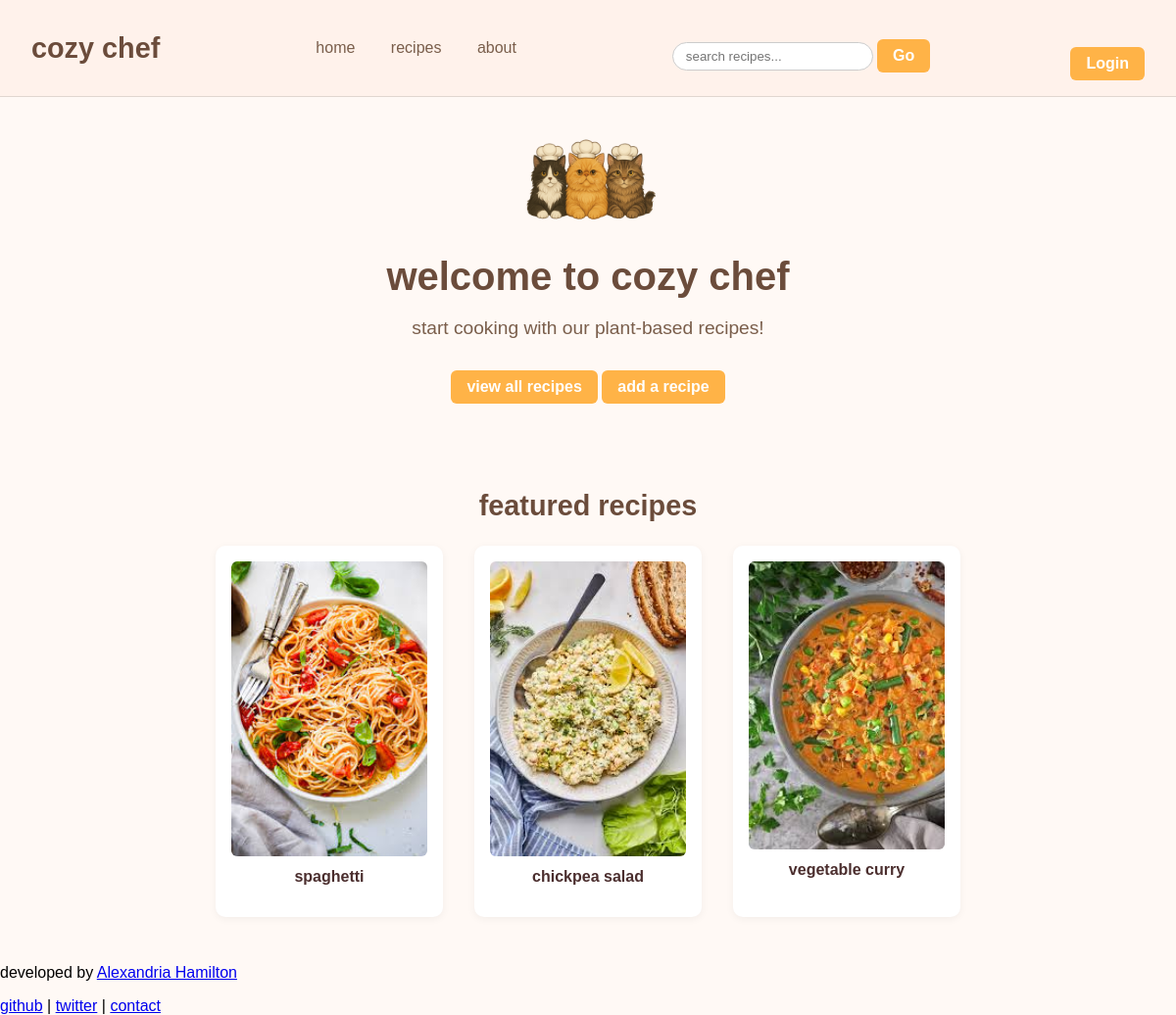
The page / on the database its author committed.
### src/recipes/models.py (models this page shows, shortened)
class Recipe(models.Model):
    name = models.CharField(max_length=100)
    cooking_time = models.PositiveIntegerField()
    ingredients = models.ManyToManyField('ingredients.Ingredient')
    difficulty = models.CharField(max_length=20, blank=True, editable=False)
    instructions = models.TextField(blank=True)
    image = models.ImageField(upload_to='recipes', default='no_picture.png', blank=True, null=True)

### src/recipes/views.py (the view)
# urls.py: path('', views.home, name='home'),
def home(request):
    recipes = Recipe.objects.all()
    return render(request, 'recipes/recipes_home.html', {'recipes': recipes})

### src/recipes/templates/recipes/recipes_home.html (shortened to what this page needs)
{% load static %}
<!DOCTYPE html>
<html lang="en">
<head>
  <link rel="stylesheet" href="{% static 'recipes/css/home.css' %}">
</head>
<body>
  <nav class="navbar">
    <div class="logo">cozy chef</div>
    <div class="nav-links">
      <a href="#">home</a>
      <a href="{% url 'recipes:recipe_list' %}">recipes</a>
      <a href="{% url 'recipes:about' %}">about</a>
    </div>
    <div class="search-box">
        <form method="GET" action="{% url 'recipes:recipe_search' %}">
          <input type="text" name="query" placeholder="search recipes..." required>
          <button type="submit" class="recipe-link">Go</button>
        </form>
      </div>
    <div class="nav-buttons">
        {% if user.is_authenticated %}
          <a href="{% url 'logout' %}" class="recipe-link">Logout</a>
        {% else %}
          <a href="{% url 'login' %}" class="recipe-link">Login</a>
        {% endif %}
      </div>
  </nav>
  <div class="hero">
    <img src="{% static 'recipes/images/chef-cat.png' %}" alt="Chef Cat" class="hero-img">
    <h1>welcome to cozy chef</h1>
    <p class="intro">start cooking with our plant-based recipes!</p>
    <a href="{% url 'recipes:recipe_list' %}" class="recipe-link">view all recipes</a>
    <a href="{% url 'recipes:add_recipe' %}" class="recipe-link">add a recipe</a>
  </div>
  <div class="featured-section">
    <h2>featured recipes</h2>
    <div class="featured-grid">
      {% for recipe in recipes|slice:":3" %}
        <div class="featured-card">
          {% if recipe.image %}
            <img src="{{ recipe.image.url }}" alt="{{ recipe.name }}">
          {% else %}
            <img src="{% static 'recipes/images/no_picture.png' %}" alt="No image">
          {% endif %}
          <p>{{ recipe.name }}</p>
        </div>
      {% endfor %}
    </div>
  </div>
  <footer class="site-footer">
    <p>developed by <a href="https://alexandriax.github.io/updated-portfolio/" target="_blank">Alexandria Hamilton</a></p>
    <div class="footer-links">
      <a href="https://github.com/alexandriax" target="_blank">github</a> |
      <a href="https://x.com/alexandria71618" target="_blank">twitter</a> |
      <a href="mailto:alexandriahmailtonx@gmail.com">contact</a>
    </div>
  </footer>
</body>
</html>

### src/recipes/static/recipes/css/home.css (style rules this page uses)
body { margin: 0; font-family: 'Poppins', sans-serif; background-color: #fff9f5; }
.navbar { display: flex; justify-content: space-between; align-items: center; padding: 1rem 2rem; background-color: #fff2eb; border-bottom: 1px solid #e0d6cf; }
.logo { font-size: 1.8rem; font-weight: bold; color: #6b4c3b; }
.nav-links a { margin: 0 1rem; text-decoration: none; color: #7a5e4b; font-size: 1rem; }
.search-box input { padding: 0.4rem 0.8rem; border-radius: 20px; border: 1px solid #ccc; font-family: 'Poppins', sans-serif; }
.hero { text-align: center; padding: 2rem; }
.hero-img { width: 180px; margin-bottom: 1rem; }
h1 { font-size: 2.5rem; color: #6b4c3b; margin: 0.5rem 0; text-transform: lowercase; }
.intro { color: #7a5e4b; font-size: 1.2rem; margin-bottom: 1rem; }
.recipe-link { display: inline-block; background-color: #f1c8a0; color: #4b2e2e; padding: 0.6rem 1.2rem; border-radius: 8px; text-decoration: none; margin-top: 1rem; font-weight: 500; }
.featured-section { text-align: center; padding: 2rem; }
.featured-section h2 { font-size: 1.8rem; color: #6b4c3b; margin-bottom: 1.5rem; }
.featured-grid { display: flex; justify-content: center; gap: 2rem; flex-wrap: wrap; }
.featured-card { width: 200px; background-color: white; border-radius: 10px; box-shadow: 0 2px 8px rgba(0,0,0,0.05); padding: 1rem; text-align: center; }
.featured-card img { width: 100%; border-radius: 6px; height: auto; }
.featured-card p { margin-top: 0.5rem; color: #4b2e2e; font-weight: bold; font-size: 1rem; }
.recipe-link { display: inline-block; padding: 0.5rem 1rem; background-color: #ffb347; color: #fff; text-decoration: none; border-radius: 6px; font-weight: bold; transition: background-color 0.3s ease; }
.nav-buttons { margin-top: 1rem; }
.search-box button { padding: 0.5rem 1rem; background-color: #ffb347; color: #fff; border: none; font-weight: bold; font-size: 1rem; cursor: pointer; transition: background-color 0.3s ease; font-family: 'Poppins', sans-serif; }

### rows shown on the page
Recipe: image (picture), name "spaghetti"
Recipe: image (picture), name "chickpea salad"
Recipe: image (picture), name "vegetable curry"
